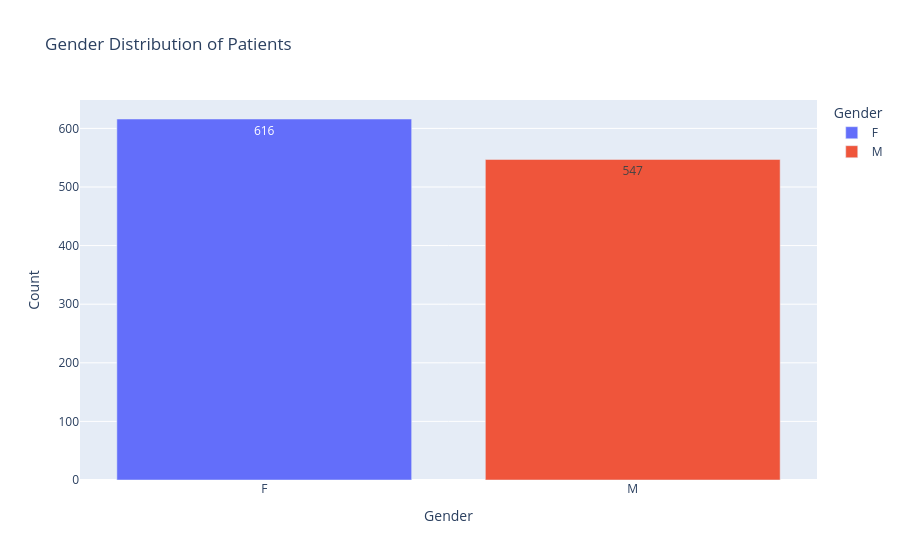

Source (notebook cell):
### Markdown cell above
Gender Distribution:

The dataset contains a nearly balanced distribution of male and female patients, making it suitable for comparing healthcare expenses, coverage, and medical conditions across genders. This balanced representation improves the reliability of gender-based analysis.

### Code cell
gender = patients['GENDER'].value_counts().reset_index()
gender.columns = ['Gender','Count']
fig = px.bar(
    gender,
    x='Gender',
    y='Count',
    title='Gender Distribution of Patients',
    color='Gender',
    text='Count'
)

fig.show()

### Figure 1 — Plotly figure (JSON) as saved in the notebook; plotly's stock layout.template omitted (floating-point values rounded to 4 significant figures)
{"data": [{"hovertemplate": "Gender=%{x}<br>Count=%{text}<extra></extra>", "legendgroup": "F", "marker": {"color": "#636efa", "pattern": {"shape": ""}}, "name": "F", "orientation": "v", "showlegend": true, "text": [616.0], "textposition": "auto", "type": "bar", "x": ["F"], "xaxis": "x", "y": [616], "yaxis": "y"}, {"hovertemplate": "Gender=%{x}<br>Count=%{text}<extra></extra>", "legendgroup": "M", "marker": {"color": "#EF553B", "pattern": {"shape": ""}}, "name": "M", "orientation": "v", "showlegend": true, "text": [547.0], "textposition": "auto", "type": "bar", "x": ["M"], "xaxis": "x", "y": [547], "yaxis": "y"}], "layout": {"barmode": "relative", "legend": {"title": {"text": "Gender"}, "tracegroupgap": 0}, "title": {"text": "Gender Distribution of Patients"}, "xaxis": {"anchor": "y", "categoryarray": ["F", "M"], "categoryorder": "array", "domain": [0, 1], "title": {"text": "Gender"}}, "yaxis": {"anchor": "x", "domain": [0, 1], "title": {"text": "Count"}}}}
